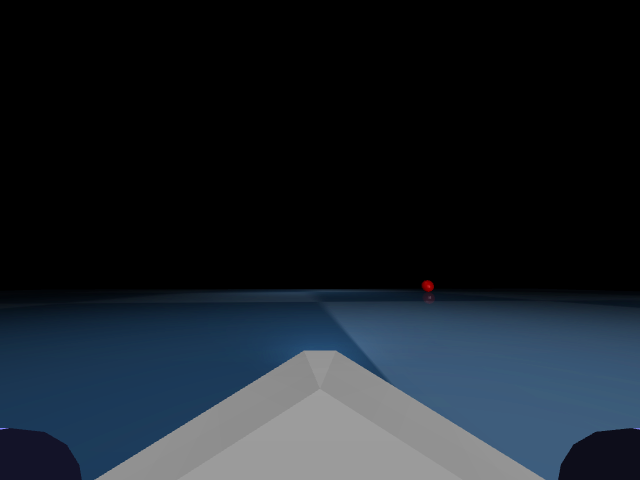
#> input picture RC/hw2/task1_imgs/ball_img.png, 640 x 480 px
$ python -i stub.py   (imports and definitions only)
#> lines starting #> are read from the running program, lines starting #| are printed output that depends on the picture; after the words box and inside, x2 and y2 are one past the last pixel; in counts of white or black regions, pixels touching at a corner belong together
"""
Stub for homework 2
"""

import time
import random
import numpy as np
import mujoco
from mujoco import viewer


import numpy as np
import cv2
from numpy.typing import NDArray


TASK_ID = 2

world_xml_path = f"car_{TASK_ID}.xml"
# [1 line that did not run here, left out]
# [1 line that did not run here, left out]
# [1 line that did not run here, left out]
# [1 line not run here, left out]
# [1 line that did not run here, left out]


# [42 lines left out: function sim_step, not called in this run]


# TODO: add addditional functions/classes for task 1 if needed
from PIL import Image
import time

DEBUG = False
SLEEP = True

# [14 lines left out: functions PIL_show, cut_vertical_strip, not called in this run]

def find_colored_pixels(img, color = 'red'):
#> called with color = 'red'
    hsv_img = cv2.cvtColor(img, cv2.COLOR_RGB2HSV)
#> hsv_img: shape (480, 640, 3); mean H, S, V 31.5, 44.9, 39.8
    lower2 = upper2 = None

    if color == 'red':
        lower1 = np.array([0, 50, 50])
        upper1 = np.array([10, 255, 255])
        lower2 = np.array([170, 50, 50])
        upper2 = np.array([180, 255, 255])

    if color == 'grey':
        lower1 = np.array([ 0, 0, 66])
        upper1 = np.array([ 10, 50, 166])

    if color == 'green':
        lower1 = np.array([35, 50, 50])
        upper1 = np.array([85, 255, 255])

    if color == 'blue':
        lower1 = np.array([110, 138, 65])
        upper1 = np.array([130, 255, 255])

    mask = cv2.inRange(hsv_img, lower1, upper1)
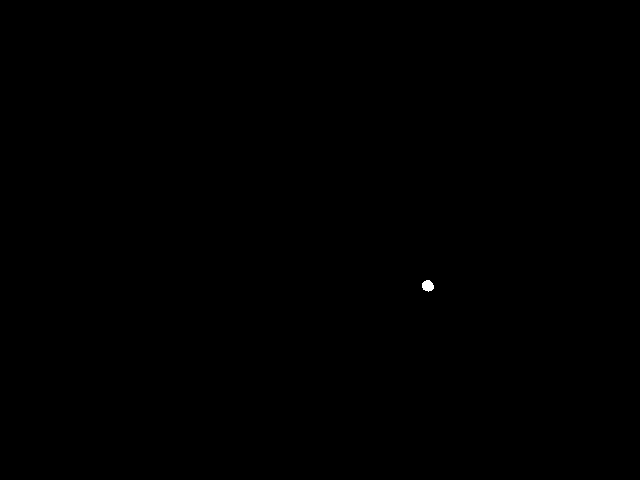
#> mask: shape (480, 640); 0.03% white; 1 white region, box (x1, y1, x2, y2) and area: (422, 280, 434, 292) 107

    if lower2 is not None:
        mask2 = cv2.inRange(hsv_img, lower2, upper2)
#> mask2: shape (480, 640); 0% white in thin lines or dots, all inside (x1, y1, x2, y2) = (426, 291, 430, 292)
        mask = cv2.bitwise_or(mask, mask2)
#> mask: shape (480, 640); 0.04% white; 1 white region, box (x1, y1, x2, y2) and area: (422, 280, 434, 292) 110

    return mask

# [296 lines left out: functions cut_strip_and_count, step, task_1, low_high_list, check_high_low_idx, pillar_based_revolution and 12 more, not called in this run]

CUBE_EDGE = 0.1

# [125 lines left out: functions pnp_project, task_3, not called in this run]


# [10 lines not run here, left out]

>>> import cv2
>>> picture = cv2.cvtColor(cv2.imread('task1_imgs/ball_img.png'), cv2.COLOR_BGR2RGB)
>>> result = find_colored_pixels(picture)
